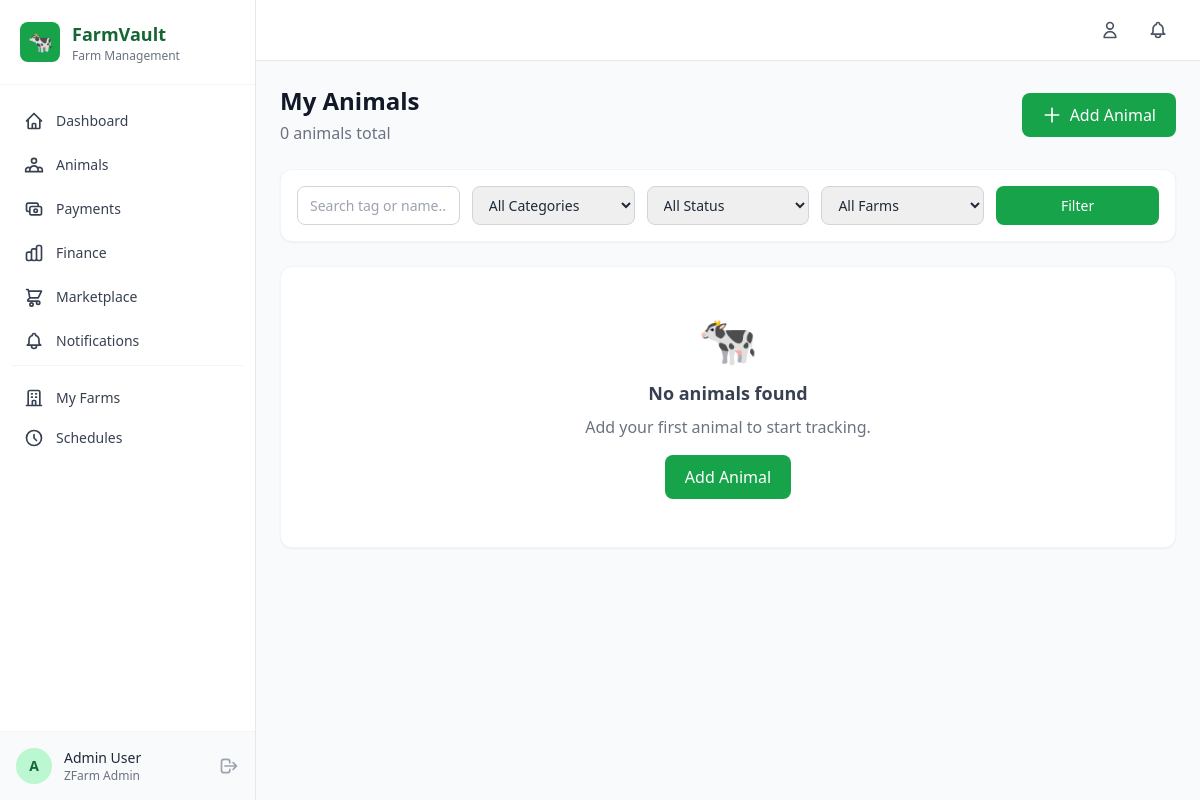
Page /animals/ (signed in) on the committed database.
### accounts/models.py (models this page shows, shortened)
class Farmer(AbstractUser):
    id = models.UUIDField(primary_key=True, default=uuid.uuid4, editable=False)
    phone_number = models.CharField(max_length=20, unique=True, blank=True, null=True)
    mpesa_number = models.CharField(max_length=20, blank=True, null=True, help_text="M-Pesa linked phone number")
    id_number = models.CharField(max_length=20, blank=True, null=True)
    location = models.CharField(max_length=200, blank=True)
    county = models.CharField(max_length=100, blank=True)
    farm_type = models.CharField(max_length=100, blank=True, help_text="e.g., Dairy, Poultry, Mixed")
    farm_name = models.CharField(max_length=200, blank=True)
    avatar = models.ImageField(upload_to='avatars/', blank=True, null=True)
    is_verified = models.BooleanField(default=False)
    is_vet = models.BooleanField(default=False, help_text="Is this user a veterinarian?")
    created_at = models.DateTimeField(auto_now_add=True)
    updated_at = models.DateTimeField(auto_now=True)
    REQUIRED_FIELDS = ['email']
    class Meta:
        verbose_name = 'Farmer'
        verbose_name_plural = 'Farmers'
        ordering = ['-created_at']

### animals/views.py (the view)
# urls.py: path('', views.animal_list, name='animal_list'),
@login_required
def animal_list(request):
    farms = Farm.objects.filter(owner=request.user)
    animals = Animal.objects.filter(farm__owner=request.user).select_related('category', 'breed', 'farm')
    categories = AnimalCategory.objects.all()
    category_filter = request.GET.get('category', '')
    status_filter = request.GET.get('status', '')
    farm_filter = request.GET.get('farm', '')
    search = request.GET.get('search', '')
    if category_filter:
        animals = animals.filter(category_id=category_filter)
    if status_filter:
        animals = animals.filter(status=status_filter)
    if farm_filter:
        animals = animals.filter(farm_id=farm_filter)
    if search:
        animals = animals.filter(tag_id__icontains=search) | animals.filter(name__icontains=search)
    context = {
        'animals': animals,
        'categories': categories,
        'farms': farms,
        'category_filter': category_filter,
        'status_filter': status_filter,
        'farm_filter': farm_filter,
        'search': search,
    }
    return render(request, 'animals/animal_list.html', context)

### templates/animals/animal_list.html (shortened to what this page needs)
{% extends 'base.html' %}
{% block content %}
<div class="max-w-6xl mx-auto">
    <div class="flex flex-col sm:flex-row sm:items-center sm:justify-between mb-6 gap-4">
        <div><h1 class="text-2xl font-bold text-gray-900">My Animals</h1><p class="text-gray-500 mt-1">{{ animals|length }} animals total</p></div>
        <a href="{% url 'animals:animal_create' %}" class="bg-primary-600 hover:bg-primary-700 text-white font-medium py-2.5 px-5 rounded-lg inline-flex items-center gap-2">
            <svg class="w-5 h-5" fill="none" stroke="currentColor" viewBox="0 0 24 24"><path stroke-linecap="round" stroke-linejoin="round" stroke-width="2" d="M12 4v16m8-8H4"/></svg> Add Animal
        </a>
    </div>
    <div class="bg-white rounded-xl shadow-sm border border-gray-100 p-4 mb-6">
        <form method="get" class="grid grid-cols-1 sm:grid-cols-2 lg:grid-cols-5 gap-3">
            <input type="text" name="search" value="{{ search }}" placeholder="Search tag or name..." class="w-full px-3 py-2 border border-gray-300 rounded-lg text-sm focus:ring-2 focus:ring-primary-500 focus:border-primary-500 outline-none">
            <select name="category" class="w-full px-3 py-2 border border-gray-300 rounded-lg text-sm focus:ring-2 focus:ring-primary-500 focus:border-primary-500 outline-none">
                <option value="">All Categories</option>
            </select>
            <select name="status" class="w-full px-3 py-2 border border-gray-300 rounded-lg text-sm focus:ring-2 focus:ring-primary-500 focus:border-primary-500 outline-none">
                <option value="">All Status</option>
            </select>
            <select name="farm" class="w-full px-3 py-2 border border-gray-300 rounded-lg text-sm focus:ring-2 focus:ring-primary-500 focus:border-primary-500 outline-none">
                <option value="">All Farms</option>
            </select>
            <button type="submit" class="bg-primary-600 hover:bg-primary-700 text-white text-sm font-medium py-2 px-4 rounded-lg">Filter</button>
        </form>
    </div>
    {% if animals %}
    <div class="bg-white rounded-xl shadow-sm border border-gray-100 overflow-hidden">
        <div class="overflow-x-auto">
            <table class="w-full">
                <thead class="bg-gray-50 border-b border-gray-200">
                    <tr>
                        <th class="text-left text-xs font-medium text-gray-500 uppercase px-4 py-3">Tag ID</th>
                        <th class="text-left text-xs font-medium text-gray-500 uppercase px-4 py-3">Category</th>
                        <th class="text-left text-xs font-medium text-gray-500 uppercase px-4 py-3 hidden sm:table-cell">Breed</th>
                        <th class="text-left text-xs font-medium text-gray-500 uppercase px-4 py-3 hidden md:table-cell">Gender</th>
                        <th class="text-left text-xs font-medium text-gray-500 uppercase px-4 py-3 hidden lg:table-cell">Weight</th>
                        <th class="text-left text-xs font-medium text-gray-500 uppercase px-4 py-3">Status</th>
                        <th class="text-right text-xs font-medium text-gray-500 uppercase px-4 py-3">Actions</th>
                    </tr>
                </thead>
                <tbody class="divide-y divide-gray-100">
                    {% for animal in animals %}
                    <tr class="hover:bg-gray-50 transition-colors">
                        <td class="px-4 py-3">
                            <a href="{% url 'animals:animal_detail' pk=animal.pk %}" class="font-medium text-primary-700 hover:text-primary-800">{{ animal.tag_id }}</a>
                            {% if animal.name %}<br><span class="text-sm text-gray-500">{{ animal.name }}</span>{% endif %}
                        </td>
                        <td class="px-4 py-3"><span class="text-sm">{{ animal.category.icon }} {{ animal.category|default:"--" }}</span></td>
                        <td class="px-4 py-3 hidden sm:table-cell text-sm text-gray-600">{{ animal.breed|default:"--" }}</td>
                        <td class="px-4 py-3 hidden md:table-cell text-sm text-gray-600 capitalize">{{ animal.gender }}</td>
                        <td class="px-4 py-3 hidden lg:table-cell text-sm text-gray-600">{% if animal.weight %}{{ animal.weight }} kg{% else %}--{% endif %}</td>
                        <td class="px-4 py-3">
                            <span class="text-xs px-2 py-1 rounded-full {% if animal.status == 'active' %}bg-green-100 text-green-700{% elif animal.status == 'sick' %}bg-red-100 text-red-700{% elif animal.status == 'sold' %}bg-blue-100 text-blue-700{% else %}bg-gray-100 text-gray-700{% endif %} capitalize">{{ animal.status }}</span>
                        </td>
                        <td class="px-4 py-3 text-right">
                            <a href="{% url 'animals:animal_detail' pk=animal.pk %}" class="text-primary-600 hover:text-primary-700 text-sm font-medium mr-2">View</a>
                            <a href="{% url 'animals:animal_edit' pk=animal.pk %}" class="text-gray-600 hover:text-gray-800 text-sm font-medium">Edit</a>
                        </td>
                    </tr>
                    {% endfor %}
                </tbody>
            </table>
        </div>
    </div>
    {% else %}
    <div class="bg-white rounded-xl shadow-sm border border-gray-100 p-12 text-center">
        <span class="text-5xl block mb-4">🐄</span>
        <h3 class="text-lg font-semibold text-gray-700">No animals found</h3>
        <p class="text-gray-500 mt-2 mb-4">Add your first animal to start tracking.</p>
        <a href="{% url 'animals:animal_create' %}" class="bg-primary-600 hover:bg-primary-700 text-white font-medium py-2.5 px-5 rounded-lg inline-flex items-center gap-2">Add Animal</a>
    </div>
    {% endif %}
</div>
{% endblock %}

### templates/base.html (shortened to what this page needs)
{% load static %}
<!DOCTYPE html>
<html lang="en" class="h-full">
<head>
    <script src="https://cdn.tailwindcss.com"></script>
</head>
<body class="h-full bg-gray-50 text-gray-800">
    {% if user.is_authenticated %}
    <aside id="sidebar" class="fixed left-0 top-0 h-full w-64 bg-white border-r border-gray-200 z-50 transform -translate-x-full lg:translate-x-0 transition-transform duration-300">
        <div class="flex items-center gap-3 p-5 border-b border-gray-100">
            <div class="w-10 h-10 bg-primary-600 rounded-lg flex items-center justify-center">
                <span class="text-white text-xl">🐄</span>
            </div>
            <div>
                <h1 class="text-lg font-bold text-primary-800">FarmVault</h1>
                <p class="text-xs text-gray-500">Farm Management</p>
            </div>
        </div>
        <nav class="mt-4 px-3 space-y-1">
            <a href="{% url 'analytics:dashboard' %}" class="nav-link flex items-center gap-3 px-3 py-2.5 rounded-lg text-sm font-medium text-gray-700 hover:bg-primary-50 hover:text-primary-700 transition-colors ">
                <svg class="w-5 h-5" fill="none" stroke="currentColor" viewBox="0 0 24 24"><path stroke-linecap="round" stroke-linejoin="round" stroke-width="2" d="M3 12l2-2m0 0l7-7 7 7M5 10v10a1 1 0 001 1h3m10-11l2 2m-2-2v10a1 1 0 01-1 1h-3m-6 0a1 1 0 001-1v-4a1 1 0 011-1h2a1 1 0 011 1v4a1 1 0 001 1m-6 0h6"/></svg>
                Dashboard
            </a>
            <a href="{% url 'animals:animal_list' %}" class="nav-link flex items-center gap-3 px-3 py-2.5 rounded-lg text-sm font-medium text-gray-700 hover:bg-primary-50 hover:text-primary-700 transition-colors">
                Animals
            </a>
            <a href="{% url 'payments:transaction_list' %}" class="nav-link flex items-center gap-3 px-3 py-2.5 rounded-lg text-sm font-medium text-gray-700 hover:bg-primary-50 hover:text-primary-700 transition-colors">
                <svg class="w-5 h-5" fill="none" stroke="currentColor" viewBox="0 0 24 24"><path stroke-linecap="round" stroke-linejoin="round" stroke-width="2" d="M17 9V7a2 2 0 00-2-2H5a2 2 0 00-2 2v6a2 2 0 002 2h2m2 4h10a2 2 0 002-2v-6a2 2 0 00-2-2H9a2 2 0 00-2 2v6a2 2 0 002 2zm7-5a2 2 0 11-4 0 2 2 0 014 0z"/></svg>
                Payments
            </a>
            <a href="{% url 'payments:finance_summary' %}" class="nav-link flex items-center gap-3 px-3 py-2.5 rounded-lg text-sm font-medium text-gray-700 hover:bg-primary-50 hover:text-primary-700 transition-colors">
                Finance
            </a>
            <a href="{% url 'marketplace:listing_list' %}" class="nav-link flex items-center gap-3 px-3 py-2.5 rounded-lg text-sm font-medium text-gray-700 hover:bg-primary-50 hover:text-primary-700 transition-colors">
                <svg class="w-5 h-5" fill="none" stroke="currentColor" viewBox="0 0 24 24"><path stroke-linecap="round" stroke-linejoin="round" stroke-width="2" d="M3 3h2l.4 2M7 13h10l4-8H5.4M7 13L5.4 5M7 13l-2.293 2.293c-.63.63-.184 1.707.707 1.707H17m0 0a2 2 0 100 4 2 2 0 000-4zm-8 2a2 2 0 100 4 2 2 0 000-4z"/></svg>
                Marketplace
            </a>
            <a href="{% url 'notifications:notification_list' %}" class="nav-link flex items-center gap-3 px-3 py-2.5 rounded-lg text-sm font-medium text-gray-700 hover:bg-primary-50 hover:text-primary-700 transition-colors">
                Notifications
            </a>
            <div class="border-t border-gray-100 my-3 pt-3">
                <a href="{% url 'accounts:farm_list' %}" class="nav-link flex items-center gap-3 px-3 py-2.5 rounded-lg text-sm font-medium text-gray-700 hover:bg-primary-50 hover:text-primary-700 transition-colors">
                    <svg class="w-5 h-5" fill="none" stroke="currentColor" viewBox="0 0 24 24"><path stroke-linecap="round" stroke-linejoin="round" stroke-width="2" d="M19 21V5a2 2 0 00-2-2H7a2 2 0 00-2 2v16m14 0h2m-2 0h-5m-9 0H3m2 0h5M9 7h1m-1 4h1m4-4h1m-1 4h1m-5 10v-5a1 1 0 011-1h2a1 1 0 011 1v5m-4 0h4"/></svg>
                    My Farms
                </a>
                <a href="{% url 'notifications:schedule_list' %}" class="nav-link flex items-center gap-3 px-3 py-2.5 rounded-lg text-sm font-medium text-gray-700 hover:bg-primary-50 hover:text-primary-700 transition-colors">
                    <svg class="w-5 h-5" fill="none" stroke="currentColor" viewBox="0 0 24 24"><path stroke-linecap="round" stroke-linejoin="round" stroke-width="2" d="M12 8v4l3 3m6-3a9 9 0 11-18 0 9 9 0 0118 0z"/></svg>
                    Schedules
                </a>
            </div>
        </nav>
        <div class="absolute bottom-0 left-0 right-0 p-4 border-t border-gray-100 bg-gray-50">
            <div class="flex items-center gap-3">
                <div class="w-9 h-9 bg-primary-200 rounded-full flex items-center justify-center">
                    <span class="text-primary-800 font-semibold text-sm">{{ user.first_name.0|default:user.username.0|upper }}</span>
                </div>
                <div class="flex-1 min-w-0">
                    <p class="text-sm font-medium text-gray-800 truncate">{{ user.get_full_name|default:user.username }}</p>
                    <p class="text-xs text-gray-500 truncate">{{ user.farm_name|default:"Farmer" }}</p>
                </div>
                <a href="{% url 'accounts:logout' %}" class="text-gray-400 hover:text-red-500 transition-colors" title="Logout">
                    <svg class="w-5 h-5" fill="none" stroke="currentColor" viewBox="0 0 24 24"><path stroke-linecap="round" stroke-linejoin="round" stroke-width="2" d="M17 16l4-4m0 0l-4-4m4 4H7m6 4v1a3 3 0 01-3 3H6a3 3 0 01-3-3V7a3 3 0 013-3h4a3 3 0 013 3v1"/></svg>
                </a>
            </div>
        </div>
    </aside>
    <div class="lg:ml-64 min-h-screen">
        <header class="bg-white border-b border-gray-200 sticky top-0 z-30">
            <div class="flex items-center justify-between px-4 py-3 sm:px-6">
                <div class="flex items-center gap-3">
                    <a href="{% url 'accounts:profile' %}" class="text-gray-600 hover:text-primary-600 transition-colors p-2 rounded-lg hover:bg-gray-100" title="Profile">
                        <svg class="w-5 h-5" fill="none" stroke="currentColor" viewBox="0 0 24 24"><path stroke-linecap="round" stroke-linejoin="round" stroke-width="2" d="M16 7a4 4 0 11-8 0 4 4 0 018 0zM12 14a7 7 0 00-7 7h14a7 7 0 00-7-7z"/></svg>
                    </a>
                    <a href="{% url 'notifications:notification_list' %}" class="text-gray-600 hover:text-primary-600 transition-colors p-2 rounded-lg hover:bg-gray-100 relative" title="Notifications">
                    </a>
                </div>
            </div>
        </header>
        <main class="p-4 sm:p-6">
            {% block content %}{% endblock %}
        </main>
    </div>
    {% endif %}
</body>
</html>

### rows in the picture
Farmer: first_name.0 "A", get_full_name "Admin User", farm_name "ZFarm Admin"

### other values in the picture
{{ animals|length }} "0"
